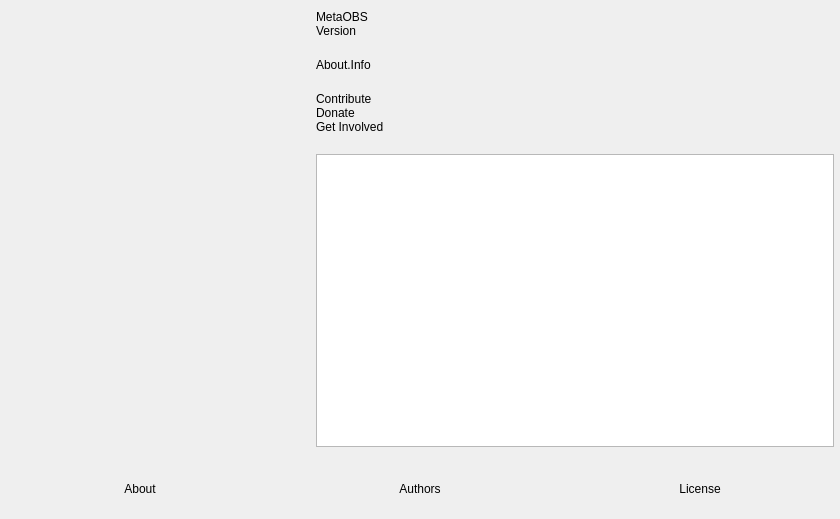
<?xml version="1.0" encoding="UTF-8"?>
<ui version="4.0">
 <class>OBSAbout</class>
 <widget class="QWidget" name="OBSAbout">
  <property name="geometry">
   <rect>
    <x>0</x>
    <y>0</y>
    <width>840</width>
    <height>519</height>
   </rect>
  </property>
  <property name="windowTitle">
   <string>About</string>
  </property>
  <layout class="QVBoxLayout" name="verticalLayout_2">
   <property name="leftMargin">
    <number>0</number>
   </property>
   <property name="topMargin">
    <number>0</number>
   </property>
   <property name="rightMargin">
    <number>0</number>
   </property>
   <property name="bottomMargin">
    <number>0</number>
   </property>
   <item>
    <layout class="QHBoxLayout" name="horizontalLayout_2">
     <property name="spacing">
      <number>30</number>
     </property>
     <property name="leftMargin">
      <number>30</number>
     </property>
     <property name="topMargin">
      <number>10</number>
     </property>
     <property name="rightMargin">
      <number>6</number>
     </property>
     <property name="bottomMargin">
      <number>6</number>
     </property>
     <item>
      <widget class="QLabel" name="icon">
       <property name="minimumSize">
        <size>
         <width>256</width>
         <height>256</height>
        </size>
       </property>
       <property name="maximumSize">
        <size>
         <width>256</width>
         <height>256</height>
        </size>
       </property>
       <property name="text">
        <string/>
       </property>
       <property name="pixmap">
        <pixmap>:res/images/obs.png</pixmap>
       </property>
       <property name="scaledContents">
        <bool>true</bool>
       </property>
      </widget>
     </item>
     <item>
      <layout class="QVBoxLayout" name="verticalLayout">
       <property name="spacing">
        <number>0</number>
       </property>
       <item>
        <widget class="QLabel" name="name">
         <property name="text">
          <string notr="true">MetaOBS</string>
         </property>
        </widget>
       </item>
       <item>
        <widget class="QLabel" name="version">
         <property name="text">
          <string notr="true">Version</string>
         </property>
        </widget>
       </item>
       <item>
        <spacer name="verticalSpacer_2">
         <property name="orientation">
          <enum>Qt::Orientation::Vertical</enum>
         </property>
         <property name="sizeType">
          <enum>QSizePolicy::Policy::Fixed</enum>
         </property>
         <property name="sizeHint" stdset="0">
          <size>
           <width>20</width>
           <height>20</height>
          </size>
         </property>
        </spacer>
       </item>
       <item>
        <widget class="QLabel" name="info">
         <property name="text">
          <string>About.Info</string>
         </property>
         <property name="wordWrap">
          <bool>true</bool>
         </property>
        </widget>
       </item>
       <item>
        <spacer name="verticalSpacer_3">
         <property name="orientation">
          <enum>Qt::Orientation::Vertical</enum>
         </property>
         <property name="sizeType">
          <enum>QSizePolicy::Policy::Fixed</enum>
         </property>
         <property name="sizeHint" stdset="0">
          <size>
           <width>20</width>
           <height>20</height>
          </size>
         </property>
        </spacer>
       </item>
       <item>
        <widget class="QLabel" name="contribute">
         <property name="text">
          <string notr="true">Contribute</string>
         </property>
         <property name="wordWrap">
          <bool>true</bool>
         </property>
        </widget>
       </item>
       <item>
        <widget class="QLabel" name="donate">
         <property name="text">
          <string notr="true">Donate</string>
         </property>
        </widget>
       </item>
       <item>
        <widget class="QLabel" name="getInvolved">
         <property name="text">
          <string notr="true">Get Involved</string>
         </property>
        </widget>
       </item>
       <item>
        <spacer name="verticalSpacer">
         <property name="orientation">
          <enum>Qt::Orientation::Vertical</enum>
         </property>
         <property name="sizeType">
          <enum>QSizePolicy::Policy::Fixed</enum>
         </property>
         <property name="sizeHint" stdset="0">
          <size>
           <width>20</width>
           <height>20</height>
          </size>
         </property>
        </spacer>
       </item>
       <item>
        <widget class="QTextBrowser" name="textBrowser">
         <property name="openExternalLinks">
          <bool>true</bool>
         </property>
        </widget>
       </item>
      </layout>
     </item>
    </layout>
   </item>
   <item>
    <widget class="QFrame" name="widget">
     <property name="minimumSize">
      <size>
       <width>0</width>
       <height>60</height>
      </size>
     </property>
     <layout class="QHBoxLayout" name="horizontalLayout">
      <property name="spacing">
       <number>0</number>
      </property>
      <property name="leftMargin">
       <number>0</number>
      </property>
      <property name="topMargin">
       <number>0</number>
      </property>
      <property name="rightMargin">
       <number>0</number>
      </property>
      <property name="bottomMargin">
       <number>0</number>
      </property>
      <item>
       <widget class="ClickableLabel" name="about">
        <property name="text">
         <string>About</string>
        </property>
        <property name="alignment">
         <set>Qt::AlignmentFlag::AlignCenter</set>
        </property>
       </widget>
      </item>
      <item>
       <widget class="ClickableLabel" name="authors">
        <property name="text">
         <string>Authors</string>
        </property>
        <property name="alignment">
         <set>Qt::AlignmentFlag::AlignCenter</set>
        </property>
       </widget>
      </item>
      <item>
       <widget class="ClickableLabel" name="license">
        <property name="text">
         <string>License</string>
        </property>
        <property name="alignment">
         <set>Qt::AlignmentFlag::AlignCenter</set>
        </property>
       </widget>
      </item>
     </layout>
    </widget>
   </item>
  </layout>
 </widget>
 <customwidgets>
  <customwidget>
   <class>ClickableLabel</class>
   <extends>QLabel</extends>
   <header>components/ClickableLabel.hpp</header>
  </customwidget>
 </customwidgets>
 <resources/>
 <connections/>
</ui>
